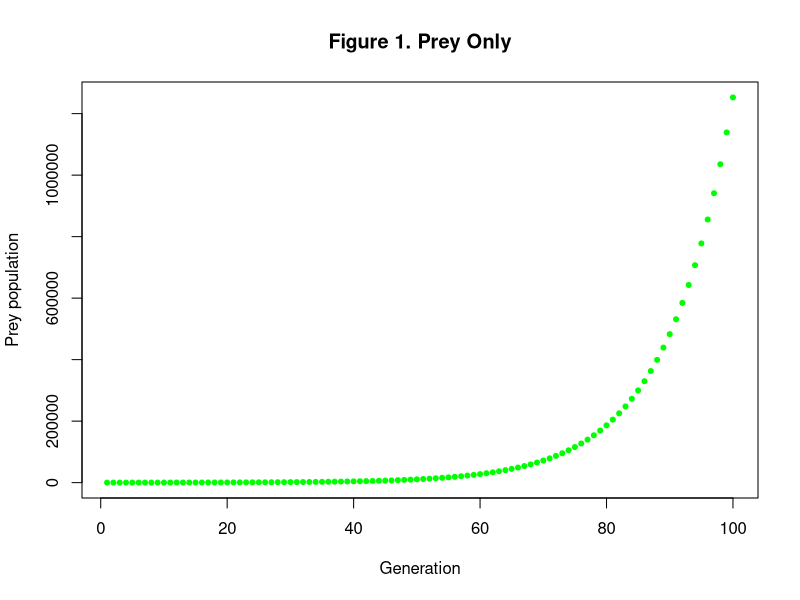
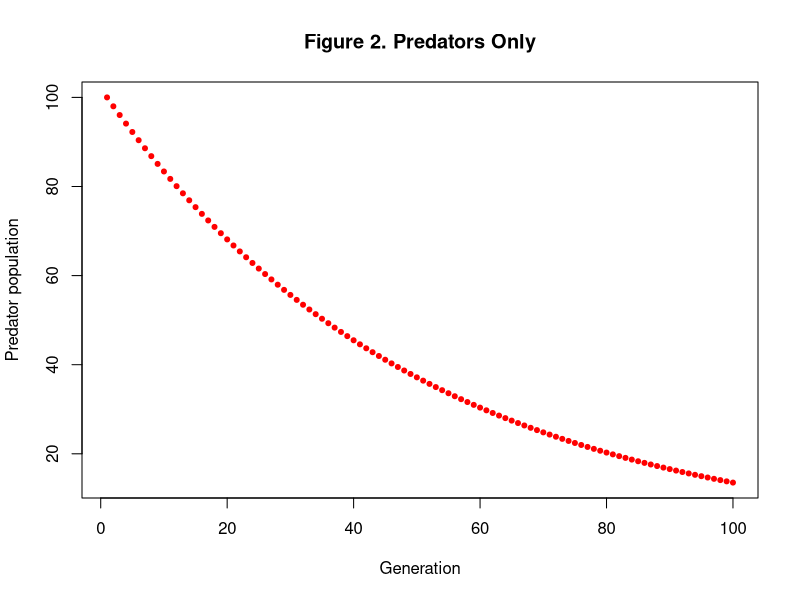
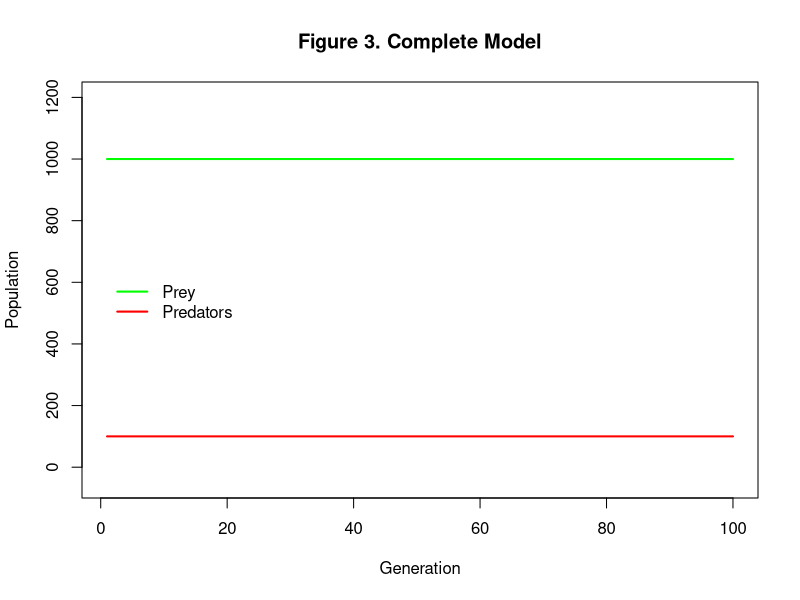

Here is the R script that generated these plots, in order:
# -----------------------------
# MODEL ONE - PREY ONLY

A = 0.1
x1 = 100

preyGeneration = function(n) (1 + A)^(n - 1) * x1

plot(preyGeneration(1:100), main="Figure 1. Prey Only", pch=20, col = "green", xlab = "Generation", ylab = "Prey population")

preyGeneration(100)

# Alternatively
# x1 = 100 # Initial population
# N = 100 # Number of generations N
# n = c(1:N)
# r = (1 + A)
# prey = r^(n - 1) * x1
# plot(1:N, prey, main="Figure 1. Prey Only", pch=20, col = "green", xlab = "Generation", ylab = "Prey population")


# -----------------------------
# MODEL TWO - PREDATORS ONLY

C = 0.02
y1 = 100

predatorGeneration = function(n) (1 - C)^(n - 1) * y1

plot(predatorGeneration(1:100), col = "red", main="Figure 2. Predators Only", pch = 20, xlab = "Generation", ylab = "Predator population")

predatorGeneration(100)

# Alternatively
# y1 = 100 # Initial population
# N = 100 # Number of generations N
# n = c(1:N)
# r = (1 - C)
# prey = r^(n - 1) * x1
# plot(1:N, prey, col = "red", main="Figure 2. Predators Only", pch = 20, xlab = "Generation", ylab = "Predator population")


# -----------------------------
# MODEL THREE - COMPLETE MODEL

# Given the values
A = 0.01
B = 0.0001
C = 0.02
D = 0.00002

N = 100 # Number of generations N
x = c(1:N) # Prey population
y = c(1:N) # Predator population

# Assign initial population to the first element in each vector
x[1] = C / D; # 1000
y[1] = A / B; # 100

# Loop through the range of wanted generations with a for loop
for(n in 1:(N - 1)) {
  x[n + 1] = (1 + A) * x[n] - B * x[n] * y[n]
  y[n + 1] = (1 - C) * y[n] + D * x[n] * y[n]
}

# x; y

plot(x, col = "green", type="l", main="Figure 3. Complete Model", lwd=2, ylim = c(-50,max(x + 200)), xlab = "Generation", ylab = "Population")
points(y, col = "red", type="l", lwd=2)

legend("bottomleft", 
       legend = c("Prey", "Predators"),
       col = c("green", "red"),
       lty = 1,
       lwd = 2,
       bty = "n", 
       pt.cex = 2, 
       text.col = "black",
       horiz = F,
       inset = c(0.03, 0.4))

# -----------------------------
# OTHER TESTS

# Same initial population
# x[1] = 500;
# y[1] = 500;

# Abundance of prey
# x[1] = 5000;
# y[1] = 100;

# Abundance of predators
# x[1] = 1;
# y[1] = 1000;
